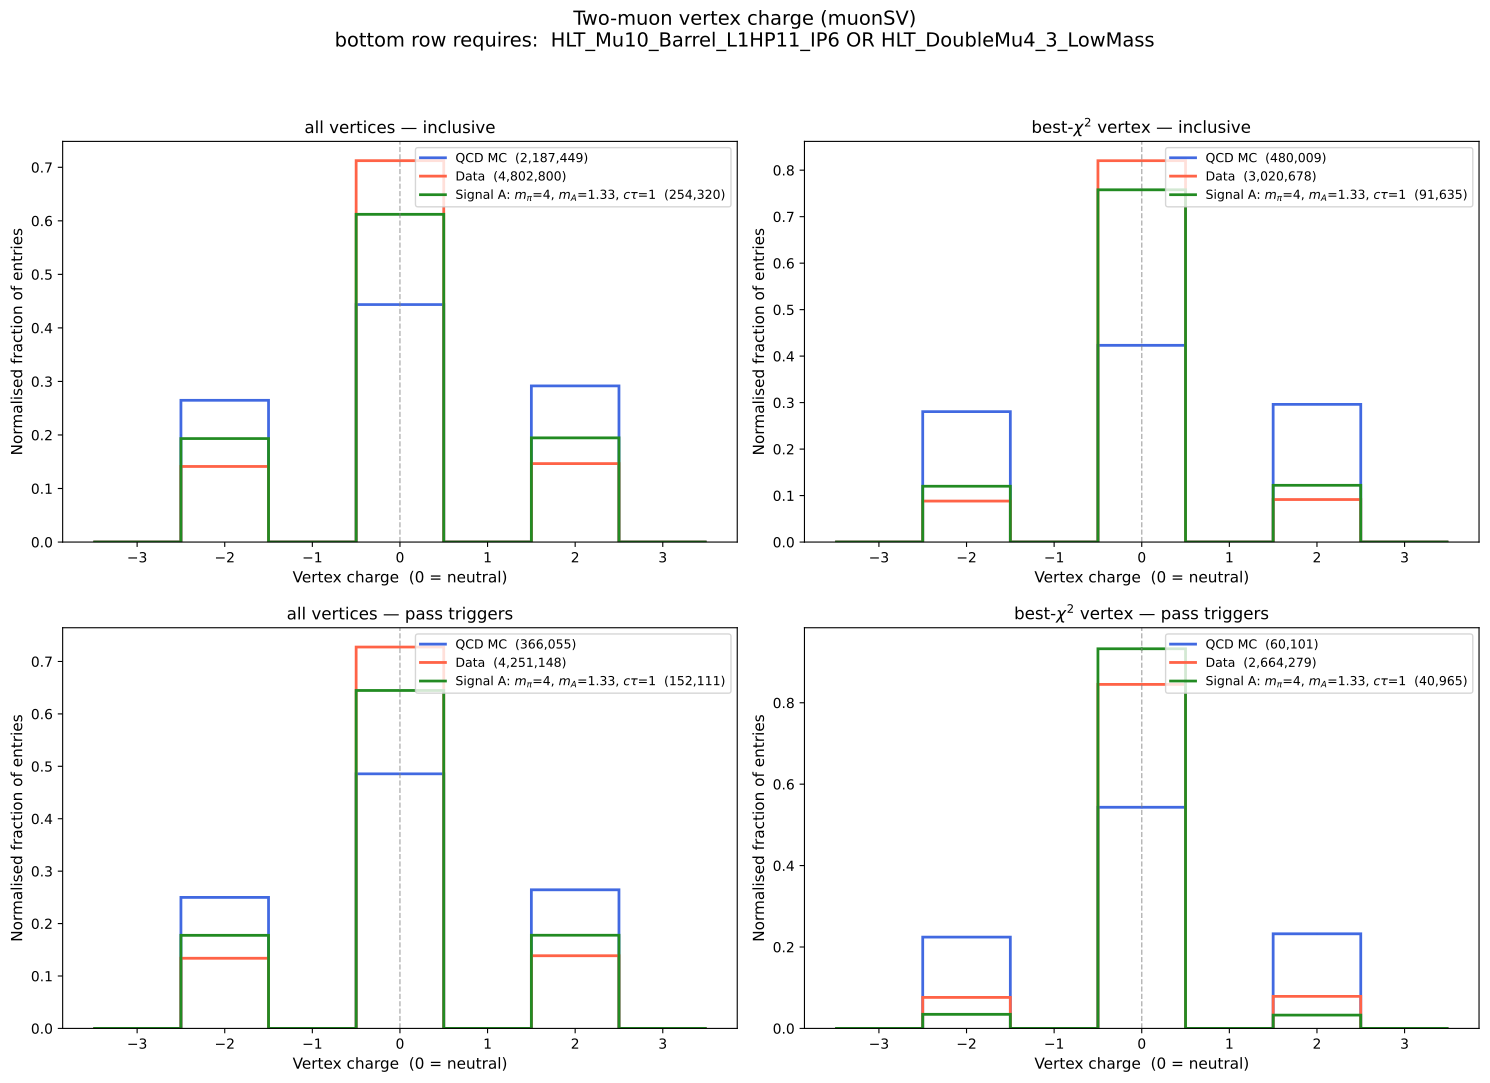

Python code for this plot:
#!/usr/bin/env python3
"""Compare secondary-vertex charge between QCD MC, Parking data and signal.

Two vertex collections are compared:
  * two-muon  vertices  -> muonSV  collection (charge = q(mu1)+q(mu2))
  * four-muon vertices  -> <FOURMU> collection (see FOURMU_* constants below)

Each collection gets ONE page split into four quadrants:
  top-left    : all vertices, inclusive
  top-right   : best-chi2 vertex, inclusive
  bottom-left : all vertices, events passing the trigger OR
  bottom-right: best-chi2 vertex, events passing the trigger OR
(the trigger requirement is HLT_Mu10_Barrel_L1HP11_IP6 OR HLT_DoubleMu4_3_LowMass)

=> a 2-page PDF: compareSVcharge.pdf

Run after sourcing setup.sh:
    python _tools/compareSVcharge.py [--output path.pdf] [--list-branches]

Use --list-branches to open the first reachable file and dump every branch
whose name contains 'SV' or 'charge' (handy to confirm the four-muon branch).
"""

import argparse
import os
import subprocess
import sys
import numpy as np
import matplotlib
matplotlib.use("Agg")
import matplotlib.pyplot as plt
from matplotlib.backends.backend_pdf import PdfPages

XRD_SERVER = "root://gfe02.grid.hep.ph.ic.ac.uk/"
# NOTE: base WITHOUT the "__v2_withPuppyMET" suffix used by compareMET.py.
BASE       = "/pnfs/hep.ph.ic.ac.uk/data/cms/store/user/tafoyava/samples/bParking/2024"
QCD_BASE   = BASE
DATA_BASE  = BASE
SIG_BASE   = BASE

# Signal points (Scenario A). Each entry: dir, plot label, colour.
SIGNALS = [
    {
        "dir":   ("GluGluHToDarkShowers-ScenarioA_Par-ctau-1p0-mA-1p33-mpi-4"
                  "_TuneCP5_13p6TeV_powheg-pythia8"),
        "label": r"Signal A: $m_\pi$=4, $m_A$=1.33, $c\tau$=1",
        "color": "forestgreen",
    },
    {
        "dir":   ("GluGluHToDarkShowers-ScenarioA_Par-ctau-0p1-mA-3p33-mpi-10"
                  "_TuneCP5_13p6TeV_powheg-pythia8"),
        "label": r"Signal A: $m_\pi$=10, $m_A$=3.33, $c\tau$=0.1",
        "color": "darkviolet",
    },
]
for _s in SIGNALS:
    _s["path"] = f"{SIG_BASE}/{_s['dir']}"

TREE_NAME = "Events"

# --- vertex-collection branch names -------------------------------------------
# Two-muon dimuon vertices (standard muonSV collection).
TWOMU_CHARGE = "muonSV_charge"
TWOMU_CHI    = "muonSV_chi2"     # min over vertices = "best chi2"; auto-corrected below
# Four-muon vertices (fourmuonSV_ collection).
FOURMU_CHARGE = "fourmuonSV_charge"
FOURMU_CHI    = "fourmuonSV_chi2"

# Event passes if EITHER of these triggers fired (bottom row of each page).
TRIGGERS       = ["HLT_Mu10_Barrel_L1HP11_IP6", "HLT_DoubleMu4_3_LowMass"]
TRIGGERS_LABEL = " OR ".join(TRIGGERS)

# how many files to read for each kind of sample
N_QCD_FILES    = 5    # per QCD PT-hat bin
N_SIGNAL_FILES = 10   # for the single signal point
N_DATA_FILES   = 5    # per Parking dataset

# Use the proxy already in the environment if it points to a real file (setup.sh
# normally sets X509_USER_PROXY to a freshly-created proxy); otherwise fall back
# to the conventional /tmp location.
_env_proxy = os.environ.get("X509_USER_PROXY", "")
if not (_env_proxy and os.path.exists(_env_proxy)):
    os.environ["X509_USER_PROXY"] = f"/tmp/x509up_u{os.getuid()}"
_XRDFS_ENV = os.environ


def log(msg, **kwargs):
    print(msg, flush=True, **kwargs)


def xrdfs_ls(path, server=None):
    """Return list of (full_path, is_dir) for entries in *path* via xrdfs."""
    srv = server or XRD_SERVER
    result = subprocess.run(
        ["xrdfs", srv, "ls", "-l", path],
        capture_output=True, text=True, env=_XRDFS_ENV,
    )
    entries = []
    for line in result.stdout.splitlines():
        line = line.strip()
        if not line:
            continue
        parts  = line.split()
        flags  = parts[0]
        name   = parts[-1]
        is_dir = flags.startswith("d")
        entries.append((name, is_dir))
    return entries


def list_root_files(directory, indent="  ", cap=None, server=None):
    """Recursively collect XRootD URLs for .root files under *directory*.
    Stops once *cap* files have been collected (None = no limit)."""
    srv = server or XRD_SERVER
    entries = xrdfs_ls(directory, server=srv)
    files = []
    for path, is_dir in entries:
        if cap and len(files) >= cap:
            break
        if is_dir:
            log(f"{indent}-> {path.split('/')[-1]}/")
            remaining = (cap - len(files)) if cap else None
            files.extend(list_root_files(path, indent + "  ", cap=remaining, server=srv))
        elif path.endswith(".root"):
            files.append(srv + path)
    log(f"{indent}   {len(files)} .root files collected under {directory.split('/')[-1]}"
        + (f" (cap {cap})" if cap else ""))
    return files


def resolve_branches(keys, charge_name, chi_name, label):
    """Pick the actual charge/chi2 branch names present in *keys*.

    Returns (charge_branch, chi_branch_or_None). Tries the configured name first,
    then a few common spellings so the script survives naming differences."""
    charge = charge_name if charge_name in keys else None
    if charge is None:
        for cand in (charge_name, charge_name.replace("_charge", "Charge")):
            if cand in keys:
                charge = cand
                break
    chi = None
    for cand in (chi_name, chi_name.replace("_chi2", "_chi"),
                 chi_name.replace("_chi2", "_chi2ndof"),
                 charge_name.replace("_charge", "_chi2") if charge_name else "",
                 charge_name.replace("_charge", "_chi") if charge_name else ""):
        if cand and cand in keys:
            chi = cand
            break
    log(f"  [{label}] charge branch = {charge!r}, chi2 branch = {chi!r}")
    return charge, chi


def read_sv(urls, charge_branch, chi_branch, label):
    """Read a jagged charge branch, its chi2, and the trigger flags from every URL.

    Returns a dict {charge, chi, trig} of arrays concatenated over files:
      * charge : awkward jagged array (per-vertex charge)
      * chi    : awkward jagged array (per-vertex chi2) or None
      * trig   : 1-D numpy bool array (per-event: passes TRIGGERS OR) or None
    All three are aligned event-by-event."""
    import uproot
    import awkward as ak
    charge_parts, chi_parts, trig_parts = [], [], []
    n = len(urls)
    for i, url in enumerate(urls, 1):
        fname = url.split("/")[-1]
        log(f"  [{i}/{n}] {fname}")
        try:
            with uproot.open(f"{url}:{TREE_NAME}") as tree:
                keys = set(tree.keys())
                cb, kb = resolve_branches(keys, charge_branch, chi_branch, label) \
                    if i == 1 else (charge_branch, chi_branch)
                if i == 1:
                    # remember the resolved names for the remaining files
                    charge_branch, chi_branch = cb, kb
                if charge_branch is None or charge_branch not in keys:
                    log(f"  [warn] {fname}: charge branch missing — skipping", file=sys.stderr)
                    continue
                charge_parts.append(tree[charge_branch].array(library="ak"))
                if chi_branch and chi_branch in keys:
                    chi_parts.append(tree[chi_branch].array(library="ak"))
                # event-level trigger OR mask
                present = [t for t in TRIGGERS if t in keys]
                if i == 1:
                    missing = [t for t in TRIGGERS if t not in keys]
                    if missing:
                        log(f"  [warn] {label}: trigger(s) absent, treated as not-fired: {missing}",
                            file=sys.stderr)
                    log(f"  [{label}] trigger OR over: {present}")
                nev   = len(charge_parts[-1])
                tmask = np.zeros(nev, dtype=bool)
                for t in present:
                    tmask |= tree[t].array(library="np").astype(bool)
                trig_parts.append(tmask)
                nv = int(ak.sum(ak.num(charge_parts[-1])))
                log(f"         -> {nev:,} events ({int(tmask.sum()):,} pass trig), {nv:,} vertices")
        except Exception as exc:
            log(f"  [warn] skipping {fname}: {exc}", file=sys.stderr)
    if not charge_parts:
        return {"charge": None, "chi": None, "trig": None}
    charge = ak.concatenate(charge_parts)
    chi    = ak.concatenate(chi_parts) if chi_parts and len(chi_parts) == len(charge_parts) else None
    trig   = np.concatenate(trig_parts) if trig_parts and len(trig_parts) == len(charge_parts) else None
    return {"charge": charge, "chi": chi, "trig": trig}


def all_charges(sv, use_trig=False):
    """Flatten every vertex charge into a 1-D numpy array (optionally trigger-gated)."""
    import awkward as ak
    charge = sv["charge"]
    if charge is None:
        return np.array([], dtype=float)
    if use_trig:
        if sv["trig"] is None:
            return np.array([], dtype=float)
        charge = charge[sv["trig"]]
    if len(charge) == 0:
        return np.array([], dtype=float)
    return ak.to_numpy(ak.flatten(charge)).astype(float)


def best_chi2_charges(sv, use_trig=False):
    """One charge per event: the vertex with the smallest chi2 (optionally trigger-gated)."""
    import awkward as ak
    charge, chi = sv["charge"], sv["chi"]
    if charge is None or chi is None:
        return np.array([], dtype=float)
    if use_trig:
        if sv["trig"] is None:
            return np.array([], dtype=float)
        charge = charge[sv["trig"]]
        chi    = chi[sv["trig"]]
    has_v = ak.num(charge) > 0
    charge = charge[has_v]
    chi    = chi[has_v]
    if len(charge) == 0:
        return np.array([], dtype=float)
    idx  = ak.argmin(chi, axis=1, keepdims=True)
    best = ak.flatten(charge[idx])
    return ak.to_numpy(best).astype(float)


def int_bins(arrays):
    """Integer-centred bin edges spanning all values, plus (lo, hi) tick range."""
    nonempty = [a for a in arrays if len(a)]
    allv = np.concatenate(nonempty) if nonempty else np.array([0.0])
    lo = int(np.floor(allv.min())) - 1
    hi = int(np.ceil(allv.max())) + 1
    return np.arange(lo - 0.5, hi + 1.5, 1.0), lo, hi


def plot_charge(ax, datasets, bins):
    """datasets = list of (values, color, label). Normalised step histograms."""
    centres = 0.5 * (bins[:-1] + bins[1:])
    for values, color, label in datasets:
        if len(values) == 0:
            log(f"  [warn] '{label}': 0 entries — not plotted", file=sys.stderr)
            continue
        counts, edges = np.histogram(values, bins=bins)
        total = counts.sum()
        norm  = counts / total if total > 0 else counts * 0.0
        err   = np.sqrt(counts) / total if total > 0 else counts * 0.0
        ax.stairs(norm, edges, color=color, linewidth=2, label=label)
        ax.errorbar(centres, norm, yerr=err, fmt="none", ecolor=color, alpha=0.5)


def make_page(coll_title, qcd_sv, data_sv, sig_svs):
    """One figure for a vertex collection: 2x2 quadrants.

      top-left  : all vertices, inclusive       top-right : best-chi2, inclusive
      bottom-l  : all vertices, pass triggers    bottom-r : best-chi2, pass triggers

    *sig_svs* is a list of (sv, label, color) for each signal point.
    """
    quadrants = [
        ("all vertices — inclusive",            lambda sv: all_charges(sv, use_trig=False)),
        (r"best-$\chi^2$ vertex — inclusive",   lambda sv: best_chi2_charges(sv, use_trig=False)),
        ("all vertices — pass triggers",        lambda sv: all_charges(sv, use_trig=True)),
        (r"best-$\chi^2$ vertex — pass triggers", lambda sv: best_chi2_charges(sv, use_trig=True)),
    ]
    fig, axes = plt.subplots(2, 2, figsize=(15, 11))
    for ax, (sub, fn) in zip(axes.flat, quadrants):
        qv, dv = fn(qcd_sv), fn(data_sv)
        svs = [(fn(sv), label, color) for sv, label, color in sig_svs]
        bins, lo, hi = int_bins([qv, dv] + [v for v, _, _ in svs])
        plot_charge(ax, [
            (qv,  "royalblue",   f"QCD MC  ({len(qv):,})"),
            (dv,  "tomato",      f"Data  ({len(dv):,})"),
        ] + [
            (v, color, f"{label}  ({len(v):,})") for v, label, color in svs
        ], bins)
        ax.set_xlabel("Vertex charge  (0 = neutral)", fontsize=11)
        ax.set_ylabel("Normalised fraction of entries", fontsize=11)
        ax.set_title(sub, fontsize=12)
        ax.set_xticks(np.arange(lo, hi + 1))
        ax.axvline(0, color="grey", ls="--", lw=1, alpha=0.6)
        ax.legend(fontsize=9)
    fig.suptitle(f"{coll_title}\nbottom row requires:  {TRIGGERS_LABEL}", fontsize=14)
    fig.tight_layout(rect=[0, 0, 1, 0.95])
    return fig


def gather_files(args):
    """Return dict of {kind: [urls]} for qcd (per bin), data (per dataset), signal."""
    log(f"Connecting to {XRD_SERVER}")
    log(f"Listing base {BASE}")
    top = xrdfs_ls(BASE)
    if not top:
        log(f"ERROR: cannot list {BASE} — check proxy / server", file=sys.stderr)
        sys.exit(1)
    log(f"  {len(top)} top-level entries found")

    # --test: just 1 file of each type (1 QCD bin, 1 Parking dataset, signal)
    if args.test:
        log("\n[TEST MODE] reading only 1 file of each type (qcd, data, signal)")

    # QCD: first N files of every PT-hat bin (test: 1 file from the first bin only)
    qcd_dirs = sorted(e for e in top if e[0].split("/")[-1].startswith("QCD_Bin-PT-"))
    log(f"\n[QCD] {len(qcd_dirs)} PT-bin directories; taking "
        f"{1 if args.test else args.n_qcd} file(s) {'total' if args.test else 'each'}")
    qcd_files = []
    for path, _ in qcd_dirs:
        log(f"  {path.split('/')[-1]}")
        before = len(qcd_files)
        qcd_files.extend(list_root_files(path, cap=1 if args.test else args.n_qcd))
        log(f"    subtotal: {len(qcd_files) - before} files")
        if args.test and qcd_files:
            break
    log(f"  => {len(qcd_files)} QCD files total")

    # Data: first N files of every Parking dataset (test: 1 file from first dataset)
    data_dirs = sorted(e for e in top if e[0].split("/")[-1].startswith("Parking"))
    log(f"\n[Data] {len(data_dirs)} Parking datasets; taking "
        f"{1 if args.test else args.n_data} file(s) {'total' if args.test else 'each'}")
    data_files = []
    for path, _ in data_dirs:
        log(f"  {path.split('/')[-1]}")
        before = len(data_files)
        data_files.extend(list_root_files(path, cap=1 if args.test else args.n_data))
        log(f"    subtotal: {len(data_files) - before} files")
        if args.test and data_files:
            break
    log(f"  => {len(data_files)} Parking files total")

    # Signal: first N files of each point (test: 1 file each)
    n_sig = 1 if args.test else args.n_signal
    sig_files = []
    for sig in SIGNALS:
        log(f"\n[Signal] {sig['dir']}; taking {n_sig} files")
        files_i = list_root_files(sig["path"], cap=n_sig)
        log(f"  => {len(files_i)} signal files")
        sig_files.append(files_i)

    return {"qcd": qcd_files, "data": data_files, "signal": sig_files}


def main():
    parser = argparse.ArgumentParser(description="Compare SV charge: QCD vs data vs signal")
    parser.add_argument("--output", default="compareSVcharge.pdf",
                        help="Output PDF (default: compareSVcharge.pdf)")
    parser.add_argument("--n-qcd", type=int, default=N_QCD_FILES,
                        help=f"Files per QCD bin (default: {N_QCD_FILES})")
    parser.add_argument("--n-data", type=int, default=N_DATA_FILES,
                        help=f"Files per Parking dataset (default: {N_DATA_FILES})")
    parser.add_argument("--n-signal", type=int, default=N_SIGNAL_FILES,
                        help=f"Signal files (default: {N_SIGNAL_FILES})")
    parser.add_argument("--list-branches", action="store_true",
                        help="Open the first reachable file and dump SV/charge branches, then exit")
    parser.add_argument("--test", action="store_true",
                        help="Quick check: read only 1 file of each type (qcd, data, signal)")
    args = parser.parse_args()

    files = gather_files(args)

    if args.list_branches:
        import uproot
        flat_sig = [u for fl in files["signal"] for u in fl]
        probe = flat_sig or files["qcd"] or files["data"]
        if not probe:
            log("ERROR: no files found to probe", file=sys.stderr)
            sys.exit(1)
        url = probe[0]
        log(f"\n[probe] opening {url}")
        with uproot.open(f"{url}:{TREE_NAME}") as tree:
            keys = sorted(tree.keys())
            log(f"  tree has {len(keys)} branches; matching 'SV' or 'charge':")
            for k in keys:
                if "SV" in k or "charge" in k.lower():
                    log(f"    {k}")
        return

    # --- read two-muon vertices (charge, chi2, trigger flags) ---
    log("\n=== Reading TWO-muon vertices (muonSV) ===")
    log("[QCD]");    q2 = read_sv(files["qcd"],    TWOMU_CHARGE, TWOMU_CHI, "2mu")
    log("[Data]");   d2 = read_sv(files["data"],   TWOMU_CHARGE, TWOMU_CHI, "2mu")
    s2 = []
    for sig, sig_files in zip(SIGNALS, files["signal"]):
        log(f"[Signal] {sig['label']}")
        s2.append((read_sv(sig_files, TWOMU_CHARGE, TWOMU_CHI, "2mu"),
                   sig["label"], sig["color"]))

    # --- read four-muon vertices ---
    log("\n=== Reading FOUR-muon vertices (fourmuonSV) ===")
    log("[QCD]");    q4 = read_sv(files["qcd"],    FOURMU_CHARGE, FOURMU_CHI, "4mu")
    log("[Data]");   d4 = read_sv(files["data"],   FOURMU_CHARGE, FOURMU_CHI, "4mu")
    s4 = []
    for sig, sig_files in zip(SIGNALS, files["signal"]):
        log(f"[Signal] {sig['label']}")
        s4.append((read_sv(sig_files, FOURMU_CHARGE, FOURMU_CHI, "4mu"),
                   sig["label"], sig["color"]))

    log("\n=== Building histograms / writing PDF ===")
    with PdfPages(args.output) as pdf:
        # Page 1: two-muon vertices (4 quadrants)
        log("  page 1: two-muon vertices (4 quadrants)")
        pdf.savefig(make_page("Two-muon vertex charge (muonSV)", q2, d2, s2),
                    bbox_inches="tight")
        # Page 2: four-muon vertices (4 quadrants)
        log("  page 2: four-muon vertices (4 quadrants)")
        pdf.savefig(make_page("Four-muon vertex charge (fourmuonSV)", q4, d4, s4),
                    bbox_inches="tight")
        plt.close("all")
    log(f"\nSaved: {args.output}")


if __name__ == "__main__":
    main()
